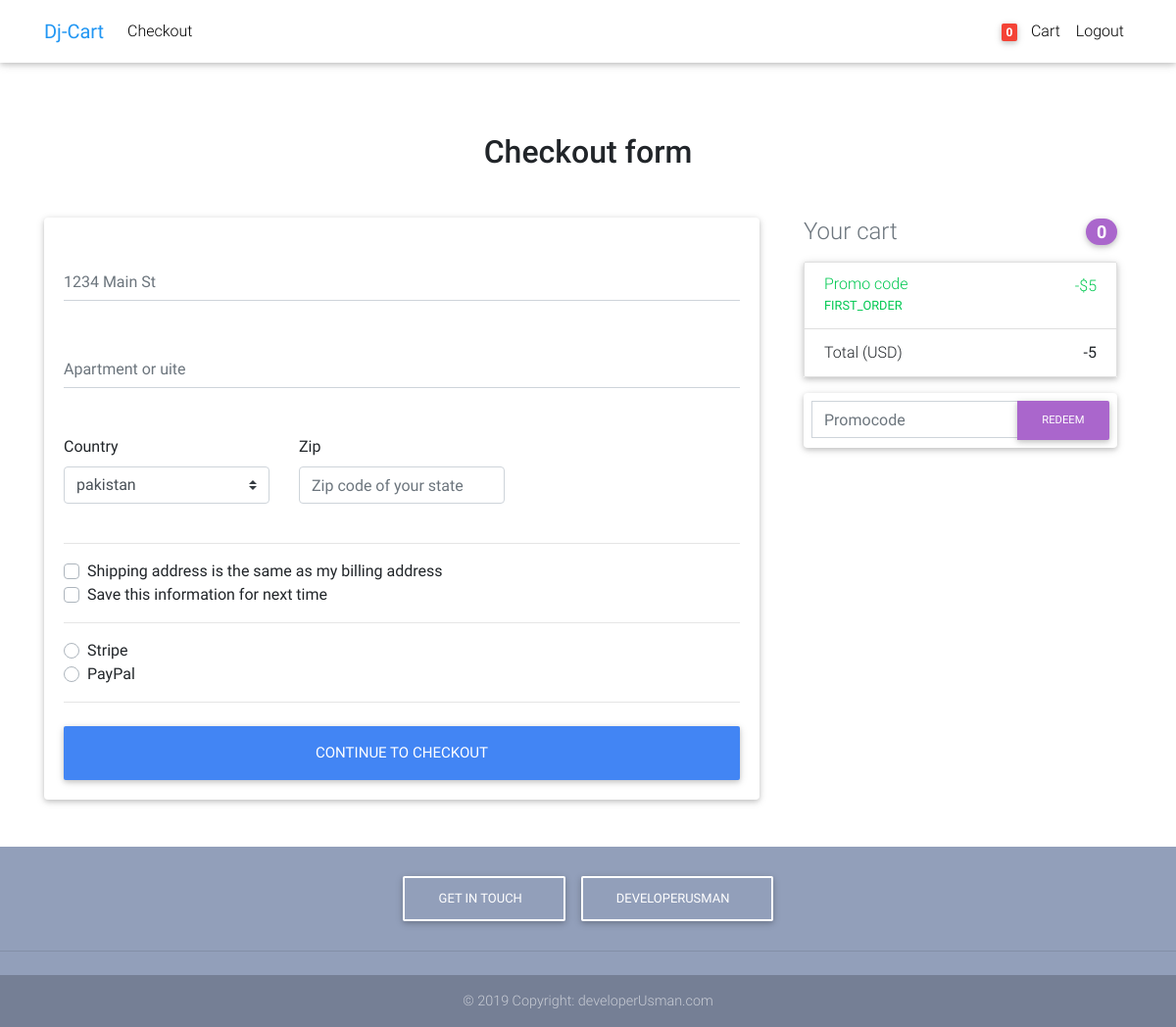
Screenshot of /checkout/ (signed in) with the database file from the repository.
### cart/models.py (models this page shows, shortened)
class Order(models.Model):
    user = models.ForeignKey(settings.AUTH_USER_MODEL , on_delete = models.CASCADE)
    orderd= models.BooleanField(default=False)
    ref_code = models.CharField(max_length=50)
    items = models.ManyToManyField(OrderItem )
    start_date = models.DateTimeField(auto_now_add=True)
    orderd_date = models.DateTimeField()
    billing_address = models.ForeignKey('BilligAddress' , on_delete = models.SET_NULL , blank = True , null = True)
    payment = models.ForeignKey('Payment' , on_delete = models.SET_NULL , blank = True , null = True)
    coupon = models.ForeignKey( 'Coupon' , on_delete = models.SET_NULL , blank = True , null = True)
    being_delivered= models.BooleanField(default=False)
    received= models.BooleanField(default=False)
    refund_requested= models.BooleanField(default=False)
    refund_granted= models.BooleanField(default=False)
    '''
    1  Item added to cart
    2 Adding billing  address
    3. (Faild charge) Payment
    ( Preprocessing , packaging , processing , etc)

    4. being delivered
    5. Recived
    6. refunds

    '''
    def get_total(self):
        total = 0
        for order_item in self.items.all():
            total += order_item.get_final_price()
        if self.coupon:
            total  -= self.coupon.amount
        return total

class Coupon(models.Model):
    code = models.CharField( max_length=22 )
    amount= models.IntegerField(default=0)

### cart/views.py (the view, shortened to what this page needs)
# urls.py: path('checkout/' ,  CheckoutView.as_view() , name='checkout-view') ,
class CheckoutView(View):
    def get(self , *args , **kwargs):
        try:
            order  = Order.objects.get(user = self.request.user , orderd= False)
            form = CheckOutForm()
            context = {
                'form':form,
                'order':order ,
                'couponform':CouponForm()
            }
            return render(self.request , 'checkout-page.html'  , context)
        except ObjectDoesNotExist:
            messages.error(self.request , "You dont have an active order ")
            return redirect('checkout-view'  )

### cart/forms.py
class CheckOutForm(forms.Form):
    street_address = forms.CharField(widget=forms.TextInput(attrs={
        'class':'form-control' ,
        'placeholder':"1234 Main St",
        'id':"address"
    }))
    apartment_address = forms.CharField( required =False  , widget=forms.TextInput(attrs={
         'id':"address-2",
          'class':"form-control",
          ' placeholder':"Apartment or uite"
    }))
    contries  = forms.ChoiceField( choices = COUNTRIES , widget=forms.Select(attrs={
        'class':'custom-select d-block w-100',
        'id':'country'
    }))
    zip = forms.CharField(widget=forms.TextInput(attrs={
        "class":"form-control",
        "placeholder":"Zip code of your state",
         'id':"zip"
    }))
    same_billing_address = forms.BooleanField(widget=forms.CheckboxInput( ))
    save_info=forms.BooleanField(widget=forms.CheckboxInput( ))
    payment_option = forms.ChoiceField(widget= forms.RadioSelect , choices=PAYMENT_CHOICES)

class CouponForm(forms.Form):
        code = forms.CharField( widget=forms.TextInput(attrs={
            'class':'form-control',
            'placeholder':'Promocode'
        }) )

### cart/templatetags/cart_template.py (called while the page is built)
@register.filter
def cart_item_count(user ):
    if user.is_authenticated:
        qs = Order.objects.filter(user =user , orderd =False)
        if qs:
            return qs[0].items.count()
    return 0

### templates/checkout-page.html (shortened to what this page needs)
{%   extends 'layout/base.html'    %}
{%   block content     %}
  <main class="mt-5 pt-4">
    <div class="container wow fadeIn">
      <h2 class="my-5 h2 text-center">Checkout form</h2>
      <div class="row">
        <div class="col-md-8 mb-4">
          <div class="card">
            <form  method="POST"  class="card-body">
              <div class="md-form mb-5">
                {{form.street_address}}
              </div>
              <div class="md-form mb-5">
                {{form.apartment_address}}
              </div>
              <div class="row">
                <div class="col-lg-4 col-md-12 mb-4">
                  <label for="country">Country</label>
                  {{form.contries}}
                </div>
                    <div class="col-lg-4 col-md-6 mb-4">
                      <label for="zip">Zip</label>
                      {{form.zip}}
                    </div>
              </div>
              <hr>
              <div class="custom-control custom-checkbox">
                <label class="custom-control-label" for="same-address">Shipping address is the same as my billing address</label>
              </div>
              <div class="custom-control custom-checkbox">
                <label class="custom-control-label" for="save-info">Save this information for next time</label>
              </div>
              <hr>
              <div class="d-block my-3">
                {%   for value  , name in form.fields.payment_option.choices %}
                <div class="custom-control custom-radio">
                  <label class="custom-control-label" for="{{name}}">{{name}}</label>
                </div>
                {% endfor   %}
              </div>
              <hr class="mb-4">
              <button class="btn btn-primary btn-lg btn-block" type="submit">Continue to checkout</button>
            </form>
          </div>
        </div>
        <div class="col-md-4">
          {%   include 'order_snippet.html'   %}
        </div>
      </div>
    </div>
  </main>
{%   endblock content     %}

### templates/layout/header.html (shortened to what this page needs)
{%  load cart_template  %}
  <nav class="navbar fixed-top navbar-expand-lg navbar-light white scrolling-navbar">
    <div class="container">
      <a class="navbar-brand waves-effect" href="{%  url 'home'  %}" >
        <strong class="blue-text">Dj-Cart</strong>
      </a>
      <div class="collapse navbar-collapse" id="navbarSupportedContent">
        <ul class="navbar-nav mr-auto">
          <li class="nav-item">
            <a class="nav-link waves-effect" href="{% url 'checkout-view'   %}" >Checkout</a>
          </li>
        </ul>
        <ul class="navbar-nav nav-flex-icons">
          {% if request.user.is_authenticated  %}
            <li class="nav-item">
              <a class="nav-link waves-effect" href="{%   url 'order-summery' %}">
                <span class="badge red z-depth-1 mr-1">{{request.user | cart_item_count }}</span>
                <i class="fas fa-shopping-cart"></i>
                <span class="clearfix d-none d-sm-inline-block"> Cart </span>
              </a>
            </li>
          <li class="nav-item">
            <a class="nav-link waves-effect" href="{% url 'account_logout'  %}"  >Logout</a>
          </li>
          {%  endif  %}
        </ul>
      </div>
    </div>
  </nav>

### templates/order_snippet.html (shortened to what this page needs)
<div class="col-md-12">
    <h4 class="d-flex justify-content-between align-items-center mb-3">
      <span class="text-muted">Your cart</span>
      <span class="badge badge-secondary badge-pill">{{order.items.count}}</span>
    </h4>
    <ul class="list-group mb-3 z-depth-1">
      {%   if order.coupon  %}
      <li class="list-group-item d-flex justify-content-between">
        <div class="text-success">
            <h6 class="my-0"> Promo code</h6>
            <small> {{order.coupon.code}}</small>
          </div>
          <span class="text-success"> -${{order.coupon.amount}} </span>
      </li>
      {%  endif  %}
                          <li class="list-group-item d-flex justify-content-between">
                            <span>Total (USD)</span>
                            <strong>{{order.get_total}}</strong>
                          </li>
    </ul>
          <form class="card p-2" method="POST" action="{%  url 'add_cupon'  %}"   >
            <div class="input-group">
                {{couponform.code}}
              <div class="input-group-append">
                <button class="btn btn-secondary btn-md waves-effect m-0" type="submit">Redeem</button>
              </div>
            </div>
          </form>
  </div>

### templates/layout/head.html (style rules this page uses)
html, body, header, .carousel { height: 60vh; }

### rows the page displays
Order: items.count "0", coupon.code "FIRST_ORDER", coupon.amount "5", get_total "-5"

### other values shown
{{ request.user | cart_item_count }} "0"
{{ name }} "Stripe" "PayPal"
